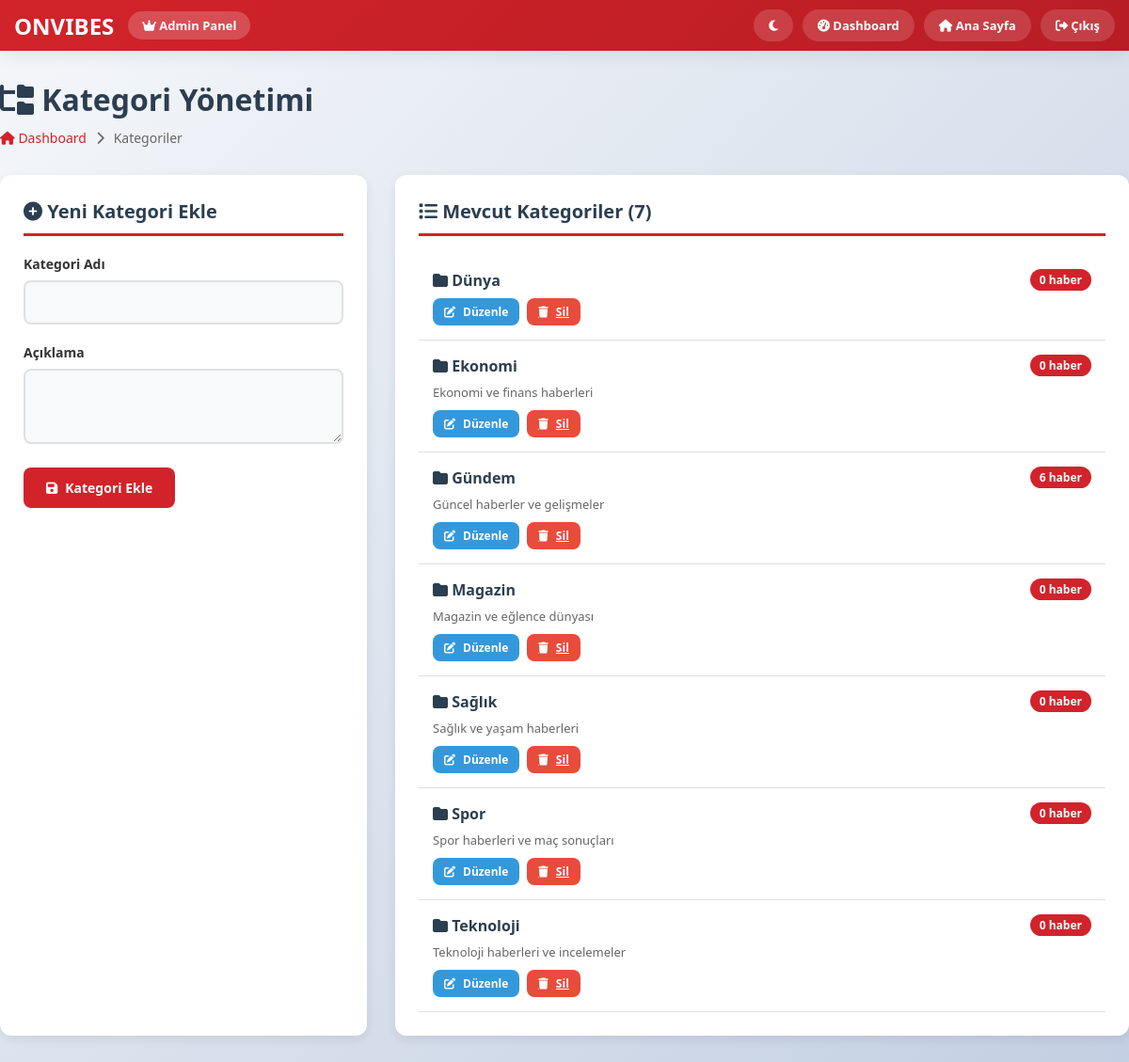
Page /admin/kategoriler-kontrol.php (signed in) on the committed database.
### tables this page shows
CREATE TABLE `categories` (
  `id` int(11) NOT NULL,
  `name` varchar(100) NOT NULL,
  `slug` varchar(100) DEFAULT NULL,
  `description` text,
  `created_at` datetime DEFAULT NULL
);

### admin/kategoriler-kontrol.php (the view, shortened to what this page needs)
<?php
$database = new Database();
$db = $database->getConnection();
$dark_mode = isset($_SESSION['dark_mode']) && $_SESSION['dark_mode'];
try {
    $query = "SELECT c.*, COUNT(n.id) as news_count
              FROM categories c
              LEFT JOIN news n ON c.id = n.category_id
              GROUP BY c.id
              ORDER BY c.name";
    $stmt = $db->prepare($query);
    $stmt->execute();
    $categories = $stmt->fetchAll(PDO::FETCH_ASSOC);
} catch (PDOException $e) {
    $categories = [];
}
?>
<!DOCTYPE html>
<html lang="tr">
<head>
    <link rel="stylesheet" href="https://cdnjs.cloudflare.com/ajax/libs/font-awesome/6.4.0/css/all.min.css">
</head>
<body class="<?php echo $dark_mode ? 'dark-mode' : ''; ?>">
    <header class="main-menu">
        <div class="top-bar">
            <div class="container">
                <div style="display:flex;align-items:center;gap:15px">
                    <span class="logo-text">ONVIBES</span>
                    <span class="admin-badge"><i class="fas fa-crown"></i> Admin Panel</span>
                </div>
                <div class="top-links">
                    <form method="POST" style="margin:0">
                        <button type="submit" name="toggle_theme">
                            <i class="fas fa-<?php echo $dark_mode ? 'sun' : 'moon'; ?>"></i>
                        </button>
                    </form>
                    <a href="admin.php"><i class="fas fa-tachometer-alt"></i> Dashboard</a>
                    <a href="../index.php"><i class="fas fa-home"></i> Ana Sayfa</a>
                    <a href="../Giris/logout.php"><i class="fas fa-sign-out-alt"></i> Çıkış</a>
                </div>
            </div>
        </div>
    </header>
    <div class="main-content container">
        <h1 class="page-title"><i class="fas fa-folder-tree"></i> Kategori Yönetimi</h1>
        <div class="breadcrumb">
            <a href="admin.php"><i class="fas fa-home"></i> Dashboard</a>
            <i class="fas fa-chevron-right"></i>
            <span>Kategoriler</span>
        </div>
        <div class="grid-2">
            <div class="card">
                <h2 class="card-title"><i class="fas fa-plus-circle"></i> Yeni Kategori Ekle</h2>
                <form method="POST">
                    <div class="form-group">
                        <label>Kategori Adı</label>
                        <input type="text" name="name" required>
                    </div>
                    <div class="form-group">
                        <label>Açıklama</label>
                        <textarea name="description"></textarea>
                    </div>
                    <button type="submit" name="add_category" class="btn btn-primary">
                        <i class="fas fa-save"></i> Kategori Ekle
                    </button>
                </form>
            </div>
            <div class="card">
                <h2 class="card-title"><i class="fas fa-list"></i> Mevcut Kategoriler (<?php echo count($categories); ?>)</h2>
                <?php foreach ($categories as $category): ?>
                <div class="category-item">
                    <div class="category-header">
                        <span class="category-name">
                            <i class="fas fa-folder"></i> <?php echo htmlspecialchars($category['name']); ?>
                        </span>
                        <span class="category-count">
                            <?php echo $category['news_count']; ?> haber
                        </span>
                    </div>
                    <?php if ($category['description']): ?>
                    <div class="category-desc">
                        <?php echo htmlspecialchars($category['description']); ?>
                    </div>
                    <?php endif; ?>
                    <div class="action-buttons">
                        <button onclick="editCategory(<?php echo htmlspecialchars(json_encode($category)); ?>)" class="btn btn-info btn-sm">
                            <i class="fas fa-edit"></i> Düzenle
                        </button>
                        <a href="?action=delete&id=<?php echo $category['id']; ?>"
                           class="btn btn-danger btn-sm"
                           onclick="return confirm('Bu kategoriyi silmek istediğinize emin misiniz?')">
                            <i class="fas fa-trash"></i> Sil
                        </a>
                    </div>
                </div>
                <?php endforeach; ?>
            </div>
        </div>
    </div>
</body>
</html>

### admin/kategoriler-kontrol.php (style rules this page uses)
:root { --red:#d2232a;--dark:#2c3e50;--light:#fff;--border:#e0e0e0;--surface:#f8f9fa;--text:#333;--gray:#666;--green:#0a8c2f;--blue:#3498db }
* { margin:0;padding:0;box-sizing:border-box;font-family:'Segoe UI',Tahoma,Geneva,Verdana,sans-serif }
body { background:linear-gradient(135deg,#f5f7fa 0%,#c3cfe2 100%);color:var(--text);min-height:100vh;background-attachment:fixed }
.container { max-width:1200px;margin:0 auto;padding:0 15px }
.main-menu { background:var(--light);box-shadow:0 4px 20px rgba(0,0,0,.08);position:sticky;top:0;z-index:1000 }
.top-bar { background:linear-gradient(135deg,var(--red) 0%,#b81d24 100%);color:#fff;padding:10px 0 }
.top-bar .container { display:flex;align-items:center;justify-content:space-between;flex-wrap:wrap;gap:15px }
.logo-text { color:#fff;font-size:24px;font-weight:800;text-transform:uppercase }
.admin-badge { background:rgba(255,255,255,.2);padding:6px 15px;border-radius:20px;font-size:13px;font-weight:600 }
.top-links { display:flex;gap:10px;align-items:center }
.top-links button,.top-links a { background:rgba(255,255,255,.15);border:none;color:#fff;text-decoration:none;padding:8px 16px;border-radius:25px;font-size:13px;font-weight:600;cursor:pointer;transition:all .3s }
.main-content { padding:30px 0 }
.page-title { font-size:32px;font-weight:800;color:var(--dark);margin-bottom:10px }
.breadcrumb { display:flex;gap:10px;align-items:center;color:var(--gray);font-size:14px;margin-bottom:30px }
.breadcrumb a { color:var(--red);text-decoration:none }
.grid-2 { display:grid;grid-template-columns:1fr 2fr;gap:30px }
.card { background:var(--light);padding:25px;border-radius:12px;box-shadow:0 4px 12px rgba(0,0,0,.08) }
.card-title { font-size:20px;font-weight:700;margin-bottom:20px;color:var(--dark);border-bottom:3px solid var(--red);padding-bottom:10px }
.form-group { margin-bottom:20px }
.form-group label { display:block;margin-bottom:8px;font-weight:600;font-size:14px }
.form-group input,.form-group textarea { width:100%;padding:12px 15px;border:2px solid var(--border);border-radius:8px;background:var(--surface);color:var(--text);font-size:14px }
.form-group textarea { min-height:80px;resize:vertical }
.btn { padding:12px 24px;border:none;border-radius:8px;cursor:pointer;font-size:14px;font-weight:600;transition:all .3s;display:inline-flex;align-items:center;gap:8px }
.btn-primary { background:var(--red);color:#fff }
.btn-danger { background:#e74c3c;color:#fff }
.btn-info { background:var(--blue);color:#fff }
.btn-sm { padding:6px 12px;font-size:12px }
.category-item { padding:15px;border-bottom:1px solid var(--border);transition:all .3s }
.category-header { display:flex;justify-content:space-between;align-items:center;margin-bottom:8px }
.category-name { font-weight:700;font-size:16px;color:var(--dark) }
.category-count { background:var(--red);color:#fff;padding:3px 10px;border-radius:12px;font-size:12px;font-weight:600 }
.category-desc { color:var(--gray);font-size:13px;margin-bottom:10px }
.action-buttons { display:flex;gap:8px }

### rows in the picture
categories: name "Dünya", news_count "0"
categories: name "Ekonomi", news_count "0", description "Ekonomi ve finans haberleri"
categories: name "Gündem", news_count "6", description "Güncel haberler ve gelişmeler"
categories: name "Magazin", news_count "0", description "Magazin ve eğlence dünyası"
categories: name "Sağlık", news_count "0", description "Sağlık ve yaşam haberleri"
categories: name "Spor", news_count "0", description "Spor haberleri ve maç sonuçları"
categories: name "Teknoloji", news_count "0", description "Teknoloji haberleri ve incelemeler"

### other values in the picture
count($categories) "7"
